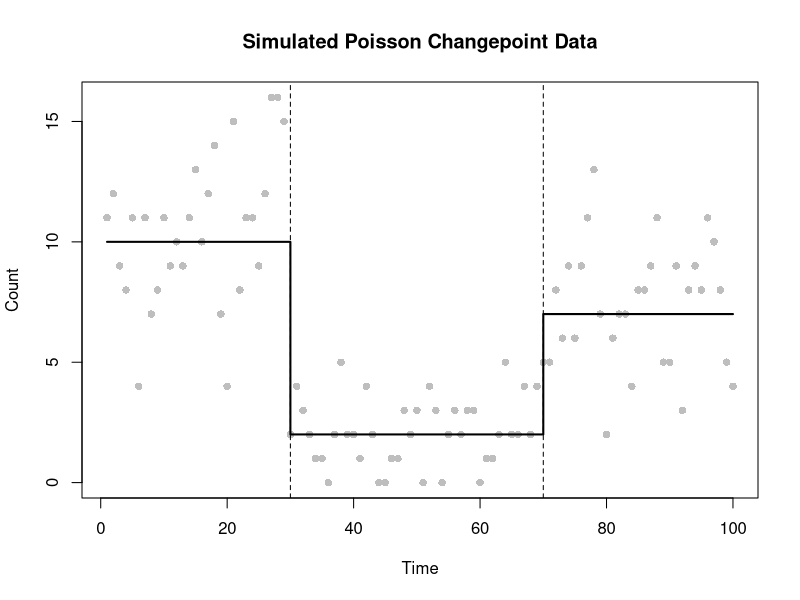
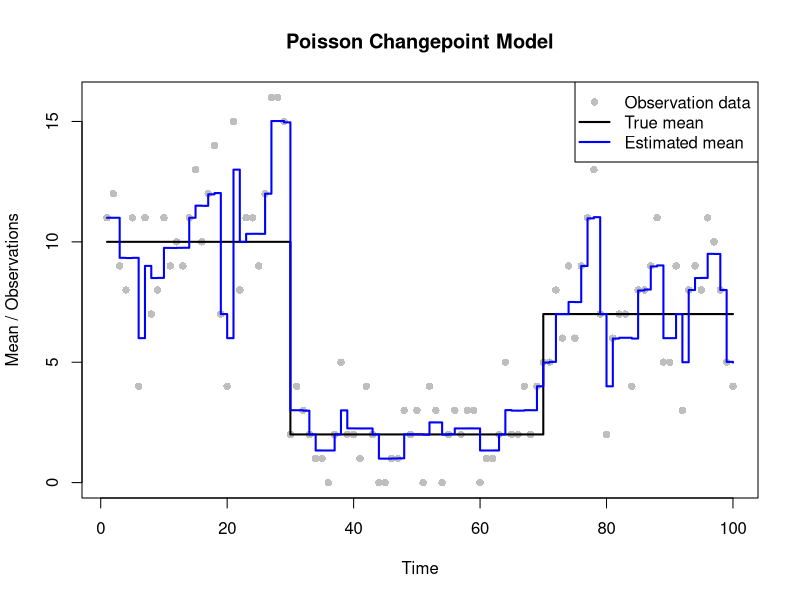
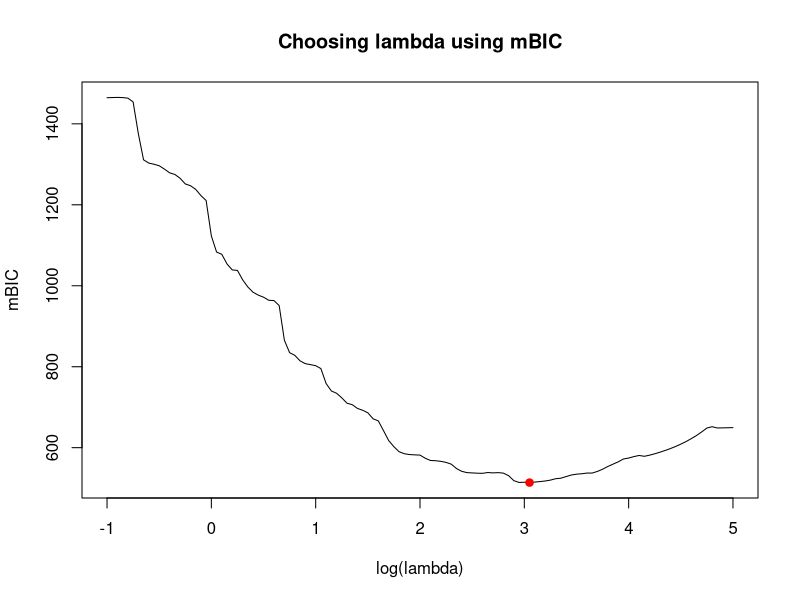
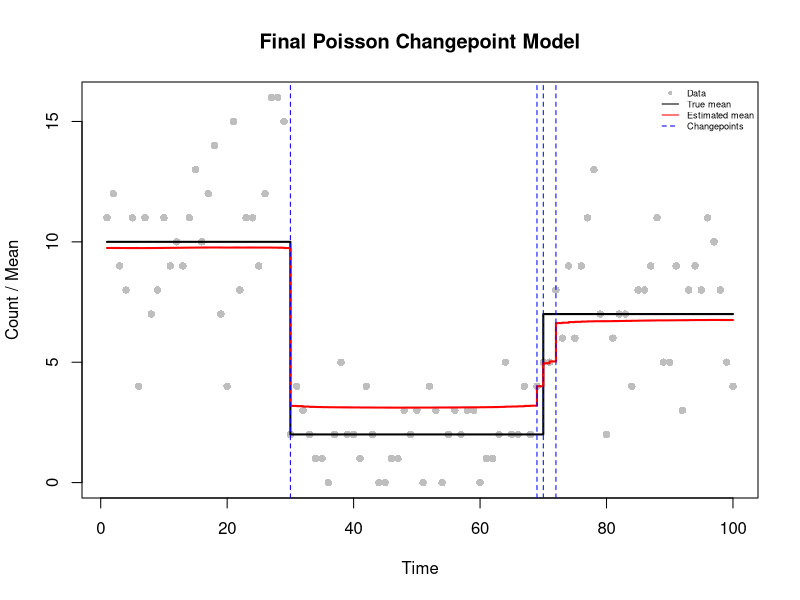
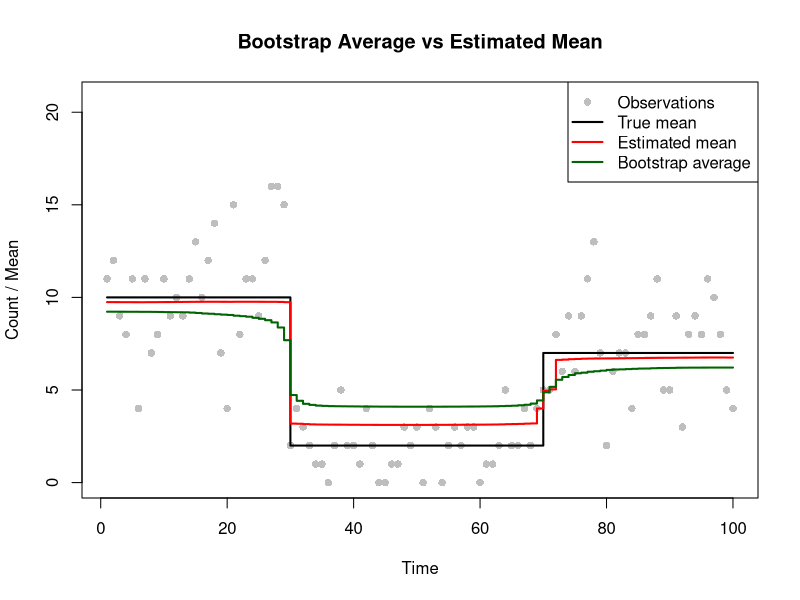
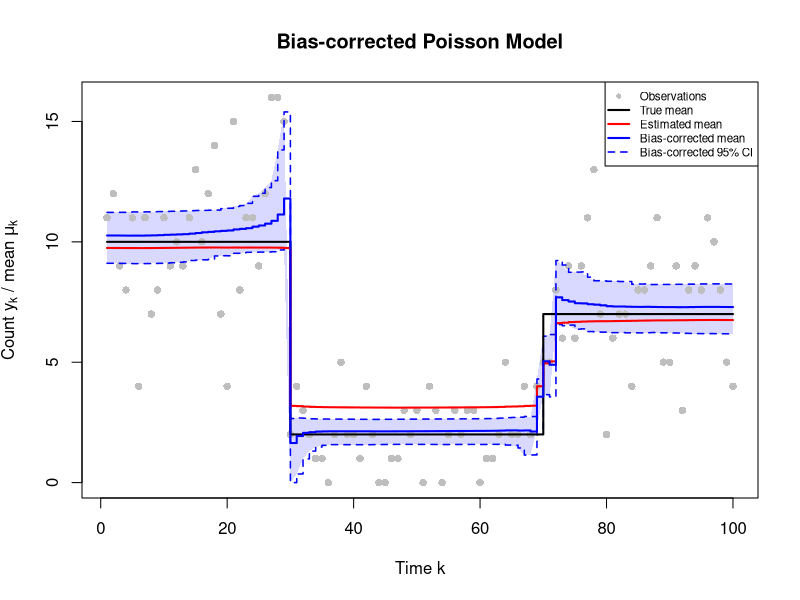

R code for these plots, in order:
# =============================================================================
# Changepoint Estimation
#
#
# GitHub repository: https://github.com/pierrickdb/Group-15-Statistical-Programming
#
# Authors:
# Pierrick de Boer: S3034691
# Fagan Ganbarli: S3015664
# Raneem Alluhaydan: S3044929
#
# Contributions:
# Fagan Ganbarli (33.33%): Task 1-3
# Raneem Alluhaydan (33.33%): Task 4-5
# Pierrick de Boer (33.33%): Task 6-7
#
# Overview:
# Estimate changepoints in Poisson data using a smoothed LASSO penalty.
# Choose lambda by minimising mBIC.
# Use parametric bootstrapping for bias correction and confidence intervals.
#
# Main functions:
# 1. poisson_lasso_objective: Calculates the penalised cost.
# 2. poisson_lasso_grad: Calculates the gradient.
# 3. poisson_lasso_hess: Calculates the Hessian.
# 4. fd_jacobian: Checks derivatives numerically.
# 5. fit_poisson_lasso: Fits the model using BFGS.
# 6. poisson_lasso_edf: Calculates effective degrees of freedom.
# =============================================================================

# Function definitions

# Task 2(a): Objective function

poisson_lasso_objective <- function(beta, y, lambda = 1, eps = 1e-6) {
  
  mu <- exp(cumsum(beta))
  
  neg_loglik <- -sum(dpois(y, lambda = mu, log = TRUE))
  
  penalty <- lambda * sum(sqrt(beta[-1]^2 + eps))
  
  return(neg_loglik + penalty)
}


# Task 2(b): Gradient function

poisson_lasso_grad <- function(beta, y, lambda = 1, eps = 1e-6) {
  
  mu <- exp(cumsum(beta))
  
  grad <- rev(cumsum(rev(mu - y)))
  
  grad[-1] <- grad[-1] +
    lambda * beta[-1] / sqrt(beta[-1]^2 + eps)
  
  return(grad)
}


# Task 2(c): Hessian function

poisson_lasso_hess <- function(beta, y, lambda = 1, eps = 1e-6) {
  
  n <- length(beta)
  mu <- exp(cumsum(beta))
  
  s <- rev(cumsum(rev(mu)))
  
  idx <- outer(1:n, 1:n, pmax)
  H <- matrix(s[idx], n, n)
  
  penalty_hess <- c(0, lambda * eps /
                      (beta[-1]^2 + eps)^(3/2))
  
  diag(H) <- diag(H) + penalty_hess
  
  return(H)
}


# Numerical differentiation
# Applied to the objective to check the gradient,
# and to the gradient to check the Hessian.

fd_jacobian <- function(fn, beta, h = 1e-5) {
  
  n <- length(beta)
  J <- matrix(0, length(fn(beta)), n)
  
  for (i in 1:n) {
    beta_plus <- beta_minus <- beta
    beta_plus[i] <- beta_plus[i] + h
    beta_minus[i] <- beta_minus[i] - h
    
    J[, i] <- (fn(beta_plus) - fn(beta_minus)) / (2 * h)
  }
  
  return(J)
}


# Fit the Poisson LASSO model

fit_poisson_lasso <- function(y, lambda = 1, beta_start = NULL) {
  
  if (is.null(beta_start)) {
    beta_start <- c(log(mean(y)), rep(0, length(y) - 1))
  }
  
  fit <- optim(
    beta_start, poisson_lasso_objective,
    gr = poisson_lasso_grad,
    y = y, lambda = lambda,
    method = "BFGS",
    control = list(maxit = 10000, reltol = 1e-9)
  )
  
  if (fit$convergence != 0) {
    warning(paste("No convergence at lambda =", lambda))
  }
  
  return(fit)
}


# Calculate effective degrees of freedom

poisson_lasso_edf <- function(beta, y, lambda) {
  
  H1 <- poisson_lasso_hess(beta, y, lambda)
  H0 <- poisson_lasso_hess(beta, y, 0)
  
  edf <- sum(diag(solve(H1, H0)))
  
  return(edf)
}



# =============================================================================
# Analysis and testing
# =============================================================================

# Task 1: Generate the data set

set.seed(12345)

n <- 100

time <- 1:n

tau_true <- c(1, 30, 70, n+1) 

m_true <- length(tau_true)-2 

theta_true <- c(10, 2, 7) 

mu_true <- numeric(n) 

for(i in seq_along(theta_true)) {
  mu_true[tau_true[i]:(tau_true[i+1]-1)] <- theta_true[i]
}

y <- rpois(n, lambda = mu_true) ## simulate data y

plot(time, y,
     pch = 16,
     col = "grey",
     xlab = "Time",
     ylab = "Count",
     main = "Simulated Poisson Changepoint Data")

lines(mu_true, 
      col="black", 
      lwd=2, 
      type ="s")

abline(v = tau_true[-c(1,length(tau_true))], 
       lty="dashed")



# Task 2: Checking the gradient and Hessian

beta_test <- c(log(mean(y)), rep(0.05, n - 1))

grad_analytical <- poisson_lasso_grad(beta_test, y)

grad_numerical <- as.vector(fd_jacobian(
  function(b) poisson_lasso_objective(b, y),
  beta_test
))

hess_analytical <- poisson_lasso_hess(beta_test, y)

hess_numerical <- fd_jacobian(
  function(b) poisson_lasso_grad(b, y),
  beta_test
)

max(abs(grad_analytical - grad_numerical))
max(abs(hess_analytical - hess_numerical))

# Gradient error = 4.230387e-07
# Hessian error = 5.817456e-07
# Both are close to zero, confirming the analytical derivatives.


# Task 3: Fit the model with lambda = 1

beta_start <- c(log(mean(y)), rep(0, n - 1))

fit <- fit_poisson_lasso(y, lambda = 1, beta_start = beta_start)


fit$convergence
fit$message

# The model converged with lambda = 1.
# The fitted mean follows the trend but also fits some noise.

beta_hat <- fit$par
mu_hat1 <- exp(cumsum(beta_hat))

# Plot
plot(time, y,
     pch = 16,
     col = "grey",
     xlab = "Time",
     ylab = "Mean / Observations",
     main = "Poisson Changepoint Model")

lines(time, mu_true,
      col = "black",
      lwd = 2,
      type = "s")

lines(time, mu_hat1, col = "blue", lwd = 2, type = "s")

legend("topright",
       legend = c("Observation data",
                  "True mean",
                  "Estimated mean"),
       col = c("grey", "black", "blue"),
       pch = c(16, NA, NA),
       lty = c(NA, 1, 1),
       lwd = c(NA, 2, 2))





# Task 4: Choosing lambda using mBIC

lsp <- seq(-1, 5, by = 0.05)
mbic <- rep(Inf, length(lsp))
edf <- rep(NA_real_, length(lsp))

b0 <- beta_start

for (i in seq_along(lsp)) {
  
  lambda <- exp(lsp[i])
  
  fit_lambda <- fit_poisson_lasso(y, lambda, b0)
  
  if (fit_lambda$convergence != 0) {
    next
  }
  
  beta_lambda <- fit_lambda$par
  
  edf[i] <- poisson_lasso_edf(beta_lambda, y, lambda)
  
  mu_lambda <- exp(cumsum(beta_lambda))
  ll <- sum(dpois(y, mu_lambda, log = TRUE))
  
  mbic[i] <- 3 * (edf[i] - 1) * log(n) - 2 * ll
  
  # Use previous estimates as starting values
  b0 <- beta_lambda
}

i_opt <- which.min(mbic)
lambda_best <- exp(lsp[i_opt])

lambda_best

# mBIC is minimised at log(lambda) = 3, giving lambda = 20.08554.

plot(lsp, mbic, type = "l",
     xlab = "log(lambda)",
     ylab = "mBIC",
     main = "Choosing lambda using mBIC")

points(lsp[i_opt], mbic[i_opt],
       col = "red", pch = 19)




# Task 5: Fit the final model

fit_best <- fit_poisson_lasso(
  y, lambda_best,
  c(log(mean(y)), rep(0, n - 1))
)

# Check convergence
fit_best$convergence

beta_best <- fit_best$par
mu_hat_best <- exp(cumsum(beta_best))

# Number of changepoints
edf_best <- poisson_lasso_edf(beta_best, y, lambda_best)
m_hat <- floor(edf_best - 1)

# Changepoint locations
if (m_hat > 0) {
  tau_hat <- sort(order(abs(beta_best[-1]),
                        decreasing = TRUE)[1:m_hat] + 1)
} else {
  tau_hat <- numeric(0)
}

# Plot
plot(time, y, pch = 16, col = "grey",
     xlab = "Time",
     ylab = "Count / Mean",
     main = "Final Poisson Changepoint Model")

lines(time, mu_true, col = "black",
      lwd = 2, type = "s")

lines(time, mu_hat_best, col = "red",
      lwd = 2, type = "s")

abline(v = tau_hat, col = "blue", lty = 2)

legend("topright", cex = 0.55,
         legend = c("Data", "True mean",
                  "Estimated mean", "Changepoints"),
       col = c("grey", "black", "red", "blue"),
       pch = c(16, NA, NA, NA),
       lty = c(NA, 1, 1, 2),
       bty = "n")

# Final results
lambda_best
m_hat
tau_hat

# EDF = 5.864, giving 4 estimated changepoints.
# Estimated locations: 30, 69, 70 and 72.
# True locations: 30 and 70.
# The change near 70 is split into several estimated changepoints.
# The penalty shrinks the estimated mean changes.


# Task 6: Parametric bootstrap used to estimate uncertainty and bias

# Define the number of bootstrap samples.
B <- 200

# Store the estimated mean function for each bootstrap sample.
mu_boot <- matrix(NA_real_, nrow = B, ncol = n)

# Store the convergence status of each bootstrap fit.
conv_boot <- numeric(B)

# Generate and fit the bootstrap samples.
set.seed(1)

for (j in 1:B) {
  
  # Simulate new observations using the best fitted mean function.
  y_sim <- rpois(n, lambda = mu_hat_best)
  
  # Initialise the parameters for the bootstrap model.
  b_start <- c(log(mean(y_sim)), rep(0, n - 1))
  
  # Fit the model using the optimal penalty value.
  fit_sim <- fit_poisson_lasso(
    y_sim,
    lambda_best,
    beta_start = b_start
  )
  
  # Record the convergence status.
  conv_boot[j] <- fit_sim$convergence
  
  # Skip bootstrap samples where optimisation fails.
  if (fit_sim$convergence != 0) {
    warning(paste("No convergence in bootstrap sample", j))
    next
  }
  
  # Store the estimated mean function.
  mu_boot[j, ] <- exp(cumsum(fit_sim$par))
}

# Check the number of unsuccessful bootstrap fits.
sum(conv_boot != 0)

# Stop if any bootstrap sample failed.
if (any(conv_boot != 0) || anyNA(mu_boot)) {
  stop("Some bootstrap fits failed. Check convergence before continuing.")
}

# Calculate the average bootstrap mean function.
mu_bar <- colMeans(mu_boot)

# Plot the observations, true mean, estimated mean and bootstrap average.
plot(time, y,
     pch = 16,
     col = "grey",
     ylim = c(0, 1.3 * max(y, mu_true, mu_hat_best, mu_bar)),
     xlab = "Time",
     ylab = "Count / Mean",
     main = "Bootstrap Average vs Estimated Mean")

lines(time, mu_true,
      col = "black",
      lwd = 2,
      type = "s")

lines(time, mu_hat_best,
      col = "red",
      lwd = 2,
      type = "s")

lines(time, mu_bar,
      col = "darkgreen",
      lwd = 2,
      type = "s")

legend("topright",
       legend = c("Observations", "True mean",
                  "Estimated mean", "Bootstrap average"),
       col = c("grey", "black", "red", "darkgreen"),
       pch = c(16, NA, NA, NA),
       lty = c(NA, 1, 1, 1),
       lwd = c(NA, 2, 2, 2))

# Calculate the bias-corrected mean function.
mu_bc <- 2 * mu_hat_best - mu_bar

# Calculate the lower and upper 95% bootstrap quantiles.
q_L <- apply(mu_boot, 2, quantile, probs = 0.025)
q_U <- apply(mu_boot, 2, quantile, probs = 0.975)

# Reflect the bootstrap quantiles to obtain bias-corrected limits.
q_L_bc <- pmax(2 * mu_hat_best - q_U, 0)
q_U_bc <- 2 * mu_hat_best - q_L


# Task 7: Final plot

# Calculate suitable vertical axis limits using all plotted values.
ylim <- range(c(y, mu_true, mu_hat_best, mu_bc,
                q_L_bc, q_U_bc), na.rm = TRUE)

# Ensure that the vertical axis starts at zero.
ylim[1] <- min(0, ylim[1])

# Create the plot without drawing observations initially.
plot(time, mu_hat_best,
     type = "n",
     ylim = ylim,
     xlab = "Time k",
     ylab = expression("Count " * y[k] * " / mean " * mu[k]),
     main = "Bias-corrected Poisson Model")

# Draw the area between the bias-corrected confidence limits.
polygon(c(time, rev(time)),
        c(q_L_bc, rev(q_U_bc)),
        col = adjustcolor("blue", alpha.f = 0.15),
        border = NA)

# Add the original observations.
points(time, y,
       pch = 16,
       col = "grey")

# Add the bias-corrected confidence limits.
lines(time, q_L_bc,
      col = "blue",
      lty = 2,
      lwd = 1.5,
      type = "s")

lines(time, q_U_bc,
      col = "blue",
      lty = 2,
      lwd = 1.5,
      type = "s")

# Add the true, estimated and bias-corrected mean functions.
lines(time, mu_true,
      col = "black",
      lwd = 2,
      type = "s")

lines(time, mu_hat_best,
      col = "red",
      lwd = 2,
      type = "s")

lines(time, mu_bc,
      col = "blue",
      lwd = 2,
      type = "s")

# Identify all elements of the final plot.
legend("topright",
       cex = 0.7,
       legend = c("Observations", "True mean",
                  "Estimated mean", "Bias-corrected mean",
                  "Bias-corrected 95% CI"),
       col = c("grey", "black", "red", "blue", "blue"),
       pch = c(16, NA, NA, NA, NA),
       lty = c(NA, 1, 1, 1, 2),
       lwd = c(NA, 2, 2, 2, 1.5),
       bg = "white")

# Interpretation of the final plot:

#   (1) Shrinkage and bias correction
#   mu_hat is pulled towards the overall mean. It is too low in the
#   high segments and too high in the low middle segment. The bias
#   correction removes most of this error.
#   Evidence: in the middle segment, mu_hat is around 3.1 and mu_bc around 2.1,
#   while the true mean is 2. In the outer segments, mu_hat is around 9.8 and
#   6.7, mu_bc around 10.5 and 7.3, while the true means are 10 and 7.

round(c(mu_hat = mean(mu_hat_best[31:68]), mu_bc = mean(mu_bc[31:68])), 1)

#   Interpretation: the penalty shrinks the segment levels towards each other.
#   The boottrap fits are shrunk again relative to mu_hat, so
#   mu_bar - mu_hat estimates this shrinkage, and subtracting it moves mu_hat
#   back towards the truth. The correction works best in the middle segment,
#   where the shrinkage is largest. In the outer segments it slightly
#   overcorrect (by around 0.3to0.5) because the bias estimates is noisy.

#   (2) Band width and overshoot at the change points
#   the 95% band is narrow within segments but widens sharply just
#   before the jumps, and mu_bc overshoots before the first jump.
#   Evidence: mu_bc rises from around 10.7 at k = 25 to around 11.8 at around k = 29.
#   The band is around 1-2 wide within segments but around 5.7 wide at around k = 29.

round(mu_bc[29], 1)

#   Interpretation: the bootstrap fits disagree on where exactly the jump is.
#   Their average mu_bar therefor has a smoothed ramp instead of a sharp
#   step, so it lies below mu_hat just before the jump. As a result,
#   mu_bc = 2*mu_hat - mu_bar is pushed above mu_hat there. The quantiles
#   at these points mix fits from before and after the jump, which makes the
#   band wide. Within a segment only the level is uncertain. At a jump the
#   location is uncertain as well.

#   (3) Pointwise coverage of the true mean
#   the band contains the true mean at 97 of 100 time points.
#   Evidence: coverage is 0.97, and the misses are at k = 69, 70 and 71.

mean(q_L_bc <= mu_true & mu_true <= q_U_bc)
which(!(q_L_bc <= mu_true & mu_true <= q_U_bc))

#   Interpretation: 0.97 is close to the nominal 95%. All misses are at the
#   second jump where the fit spreads the step an
#   intermediate level of around 4 to 5, while the true mean jumps directly from
#   2 to 7. The band is pointwise, not simultaneous, and this is a single
#   dataset with correlated time points. So 0.97 shows the band behaves
#   reasonably here but it is not an estimate of the true coverage
#   probability.
